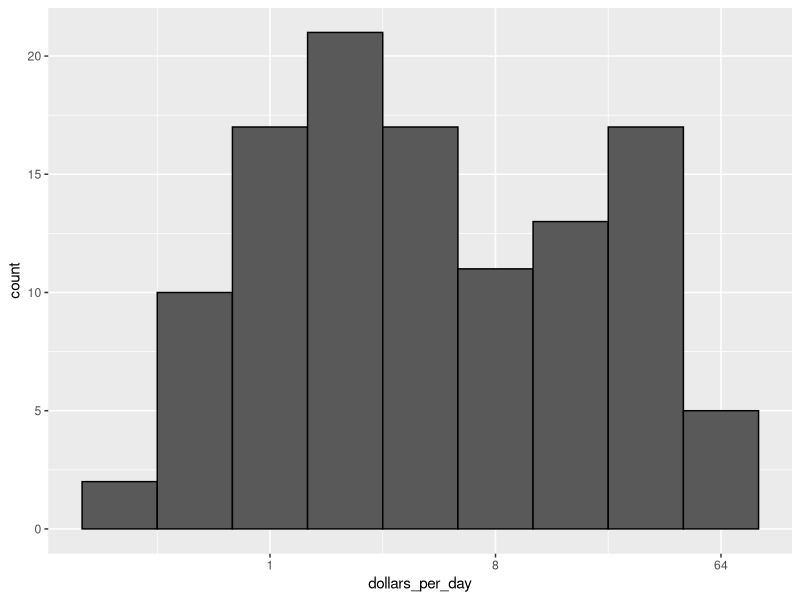

Source code (R):
library(dslabs)
data("gapminder")

library(dplyr)
library(ggplot2)

gapminder <- gapminder %>% 
  mutate(dollars_per_day = gdp/population/365)

past_year <- 1970
gapminder %>%
  filter(year == past_year & !is.na(gdp)) %>%
  ggplot(aes(dollars_per_day)) +
  geom_histogram(binwidth = 1, color = "black") +
  scale_x_continuous(trans = "log2")
